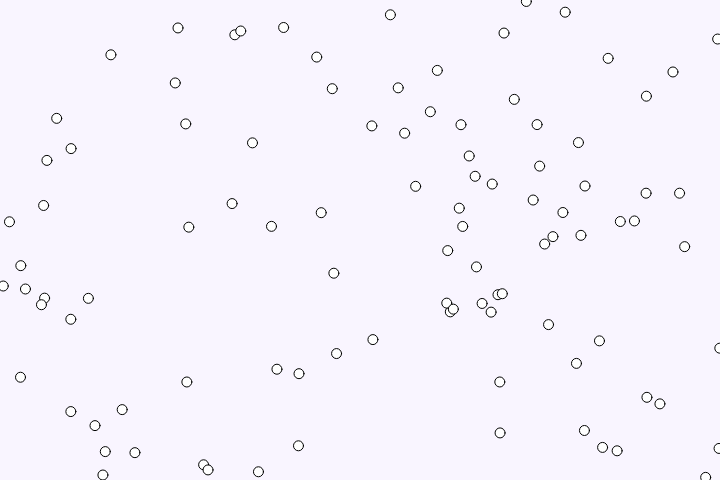
Frame 1 (no input)
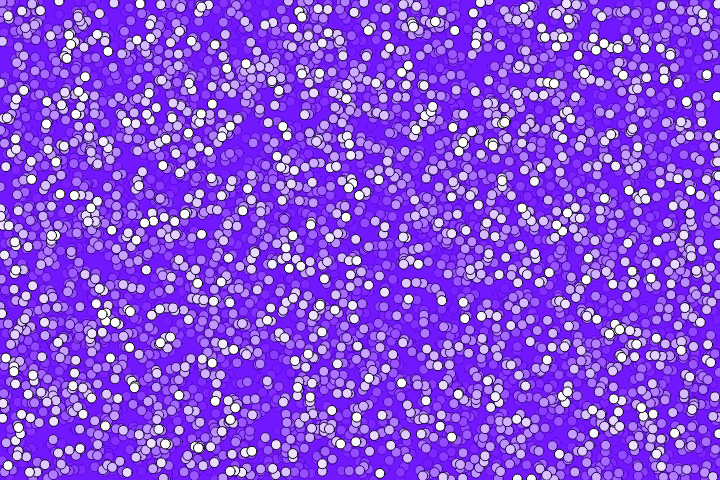
Frame 60 (no input)
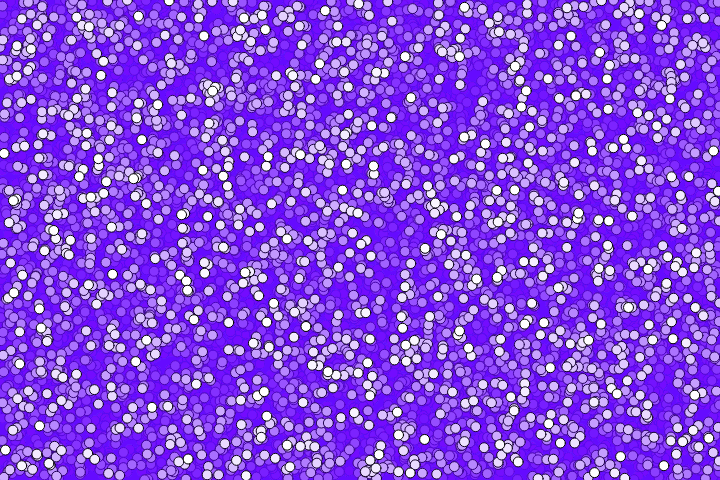
Frame 120 (the mouse pressed at the canvas centre since frame 60)

The p5.js sketch that drew these frames (run headless with seeded random() and noise() and a simulated clock; from frame 60 on, the mouse is pressed at the canvas centre):

// p5.js sketch
// ── sketch.js
function setup() {
  // proce55ing
    createCanvas(720,480);
}

function draw() {
    background(100, 20, 255, 10);
    for(var i = 0; i < 100; i++){
        ellipse(random(width), random(height),10);
    }
}
